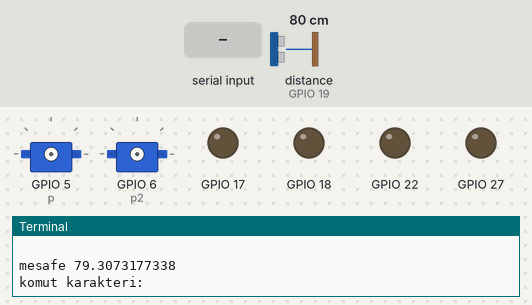
This program was run on a simulated Raspberry Pi (BCM pin numbers). Parts: 2 × servo, output pins drawn as LEDs (lit = HIGH), the last lines printed to the terminal. Inputs (shaded band) come from the test bench; at power-on: distance to the obstacle (sensor on GPIO 19) 80 cm. The echo pulse lasts 58.3 µs per cm; servo angles are drawn from the pulse width (0.5 ms = 0°, 2.5 ms = 180°); the clock reads 2024-03-15 10:24:30 at power-on unless the program sets it; pins used as bus, display or sensor lines are not drawn.

Above: at 4.2 s.
4.3 s: "w" typed at the terminal, then Enter
At 4.8 s:
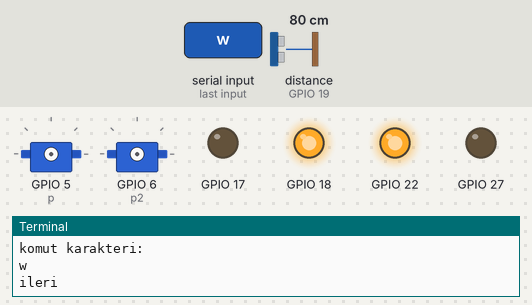
6.4 s: "s" typed at the terminal, then Enter
At 6.9 s:
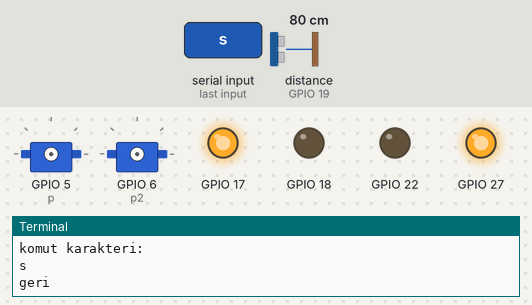
8.5 s: "d" typed at the terminal, then Enter
At 9.0 s:
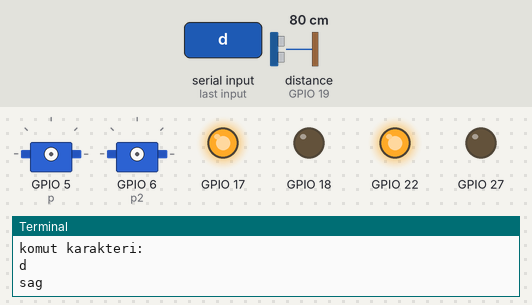
10.6 s: "a" typed at the terminal, then Enter
At 11.1 s:
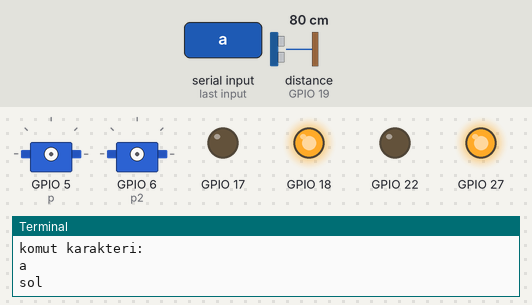
12.7 s: "j" typed at the terminal, then Enter
14.9 s: "n" typed at the terminal, then Enter
At 16.0 s:
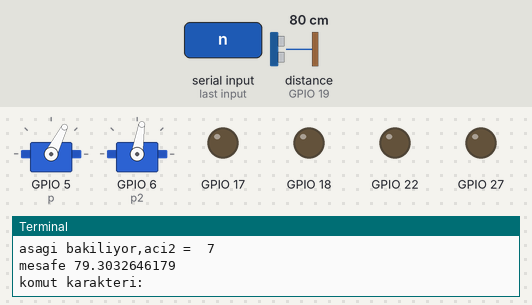
Timing chart, 0 to 17.4 s (numbered marks = the images above; inputs shaded):
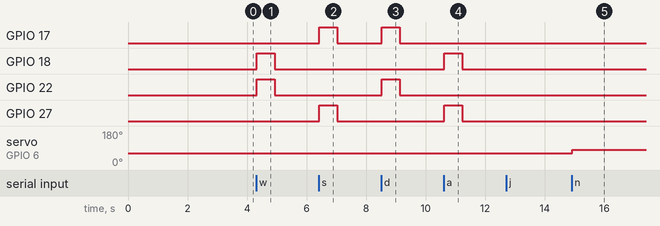

Measured:
- after the input at 4.3 s, GPIO 18, GPIO 22: LOW → HIGH at once, → LOW 0.60 s later
- after the input at 6.4 s, GPIO 17, GPIO 27: LOW → HIGH at once, → LOW 0.60 s later
- after the input at 8.5 s, GPIO 17, GPIO 22: LOW → HIGH at once, → LOW 0.60 s later
- after the input at 10.6 s, GPIO 18, GPIO 27: LOW → HIGH at once, → LOW 0.60 s later
- after the input at 14.9 s, servo on GPIO 6 (p2): 63° → 81° at once

The program:

hareket.py
```python
import RPi.GPIO as gpio
import time
from mesafe import distance
aci = aci2 = aci3 = 6

def init():
    gpio.setmode(gpio.BCM)
    gpio.setup(27,gpio.OUT)
    gpio.setup(17,gpio.OUT)
    gpio.setup(18,gpio.OUT)
    gpio.setup(22,gpio.OUT)

def ileri(tf):
    init()
    gpio.output(22,1)
    gpio.output(18,1)
    gpio.output(17,0)
    gpio.output(27,0)
    time.sleep(tf)
    gpio.cleanup()

def geri(tf):
    init()
    gpio.output(17,1)
    gpio.output(27,1)
    gpio.output(22,0)
    gpio.output(18,0)
    time.sleep(tf)
    gpio.cleanup()

def sol(tf):
    init()
    gpio.output(18,1)
    gpio.output(27,1)
    gpio.output(22,0)
    gpio.output(17,0)
    time.sleep(tf)
    gpio.cleanup()

def sag(tf):
    init()
    gpio.output(22,1)
    gpio.output(17,1)
    gpio.output(18,0)
    gpio.output(27,0)
    time.sleep(tf)
    gpio.cleanup()

def dur():
    init()
    gpio.output(22,0)
    gpio.output(17,0)
    gpio.output(18,0)
    gpio.output(27,0)
    gpio.cleanup()

def servo(tf):
    gpio.setmode(gpio.BCM)
    gpio.setup(5,gpio.OUT)
    p = gpio.PWM(5,50)
    p.start(6)
    p.ChangeDutyCycle(tf)
    time.sleep(0.7)
    gpio.cleanup()

def servo2(tf):
    gpio.setmode(gpio.BCM)
    gpio.setup(6,gpio.OUT)
    p2 = gpio.PWM(6,50)
    p2.start(6)
    p2.ChangeDutyCycle(tf)
    time.sleep(0.7)
    gpio.cleanup()

def servo3(tf):
    gpio.setmode(gpio.BCM)
    gpio.setup(20,gpio.OUT)
    p3 = gpio.PWM(20,50)
    p3.start(6)
    p3.ChangeDutyCycle(tf)
    time.sleep(0.7)
    gpio.cleanup()

print ("hosgeldiniz")
print ("          ")
time.sleep(1)
print ("komut karakterlerinin anlamlari:")
print ("w: ileri git")
print ("s: geri git")
print ("a: sola don")
print ("d: saga don")
print ("j: kafayi duz konuma getir")
print ("u: kafayi yukari kaldir")
print ("n: kafayi asagi indir")
print ("h: kafayi sola cevir")
print ("k: kafayi saga cevir")
print ("r: kancayi kaldir")
print ("f: kancayi indir")
print ("b: fren yap(dur)")
print ("c: programdan cikis")
print ("t: hayir ifadesi")
print ("y: evet ifadesi")
print ("g: uzgun ifade")
print ("        ")
time.sleep(2)

while (True):
    dis = distance('cm')
    print 'mesafe',dis
    y = raw_input("komut karakteri:")
    time.sleep(0.03)
    if (y == "w"):
        print ("ileri")
        ileri(0.6)
    elif (y == "s"):
        print ("geri")
        geri(0.6)
    elif (y == "d"):
        print ("sag")
        sag(0.6)
    elif (y == "a"):
        print ("sol")
        sol(0.6)
    elif (y == "c"):
        print ("hoscakal")
        break
    elif (y == "j"):
        print ("duz bakiliyor aci = aci2 =6")
        servo(6)
        servo2(6)
        aci = 6
        aci2 = 6
    elif (y == "n"):
        aci2 = aci2 + 1
        print 'asagi bakiliyor,aci2 = ',aci2
        servo2(aci2)
    elif (y == "u"):
        aci2 = aci2 - 1
        print 'yukari bakiliyor,aci2 = ',aci2
        servo2(aci2)
    elif (y == "h"):
        aci = aci + 1
        print 'sola bakiliyor,aci = ',aci
        servo(aci)
    elif (y == "k"):
        aci = aci - 1
        print 'saga bakiliyor,aci = ',aci
        servo(aci)
    elif (y == "r"):
        aci3 = aci3 + 1
        print 'kanca yukari,aci = ',aci3
        servo3(aci3)
    elif (y == "f"):
        aci3 = aci3 - 1
        print 'kanca asagi,aci = ',aci3
        servo3(aci3)
    elif (y == "b"):
        print ("fren yapiliyor")
        dur()
    elif (y == "y"):
        print ("evet ifade ediliyor")
	servo2(6)
	servo2(5)
	servo2(6)
    elif (y == "t"):
	print ("hayir ifade ediliyor")
	servo(6)
	servo(5)
	servo(7)
	servo(6)
    elif (y == "g"):
	print ("  :(  ")
	servo2(6.6)
	servo(5.5)
	servo(6.5)
	servo(5.5)
	servo(6.5)
	servo(5.5)
	servo(6.5)
	servo2(6)
	servo(6)
    else:
        print ("anlamadim tekrar dene")
        dur()
        pass
```

mesafe.py
```python
import RPi.GPIO as gpio
import time

def distance(measure='cm'):
    gpio.setmode(gpio.BCM)
    trig = 13
    echo = 19
    gpio.setup(trig,gpio.OUT)
    gpio.output(trig,0)
    gpio.setup(echo,gpio.IN)

    time.sleep(0.01)

    gpio.output(trig,1)
    time.sleep(0.00001)
    gpio.output(trig,0)

    while gpio.input(echo) == 0:
            pass
    start = time.time()

    while gpio.input(echo) == 1:
            pass
    stop = time.time()

    distance = (stop - start) * 17000

    gpio.cleanup()
    return distance

#print (distance('cm'))
```
